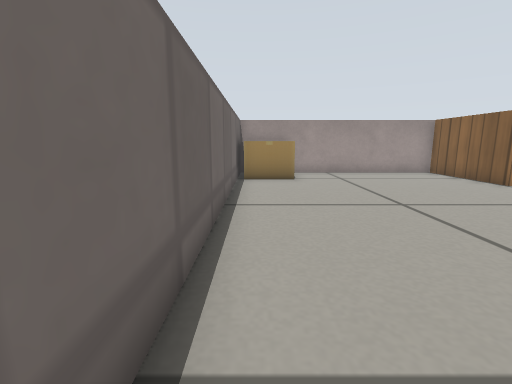
View 1 (above)

16 first-person views from a walk through a world built for the Gazebo simulator. The camera is 0.29 m above the floor, tilts 10° down and sees 85° across. The floor is counted in squares, 0.2 m on a side. Each view is taken from the middle of a square. On the plan, view 1 faces up. The plan holds only what a view shows up to about 14 squares ahead; the rest is blank. The place goes on beyond the plan. Gazebo's built-in surfaces are drawn with simple patterns. Some stock models are drawn as simple stand-ins.

View 2
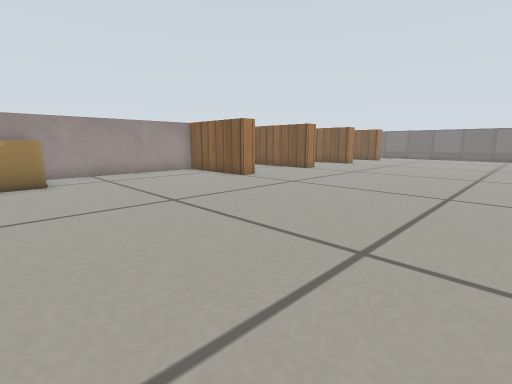

View 3
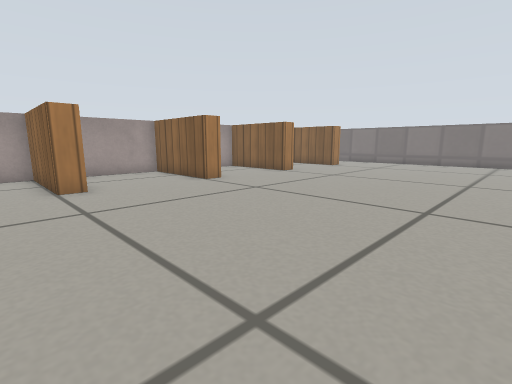

View 4
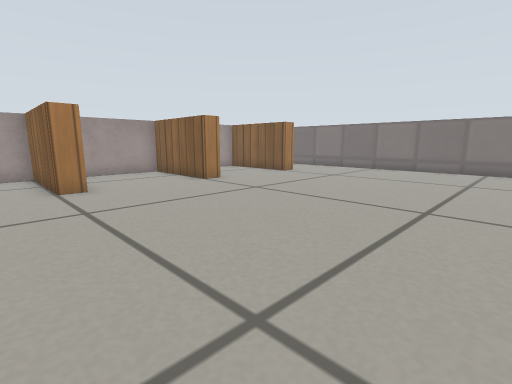

View 5
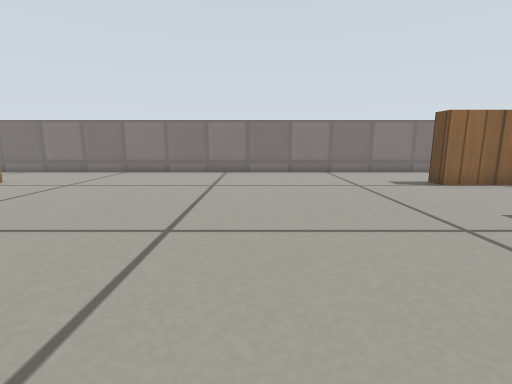

View 6
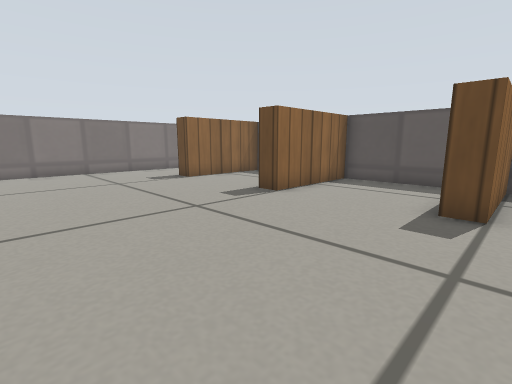

View 7
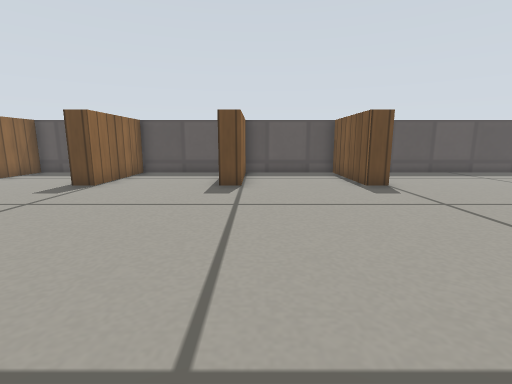

View 8
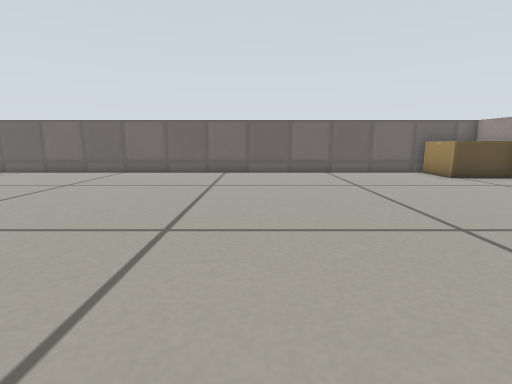

View 9
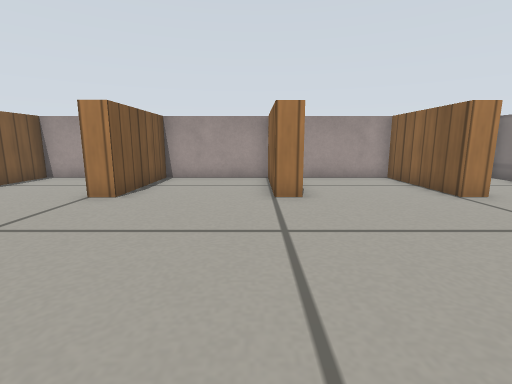

View 10
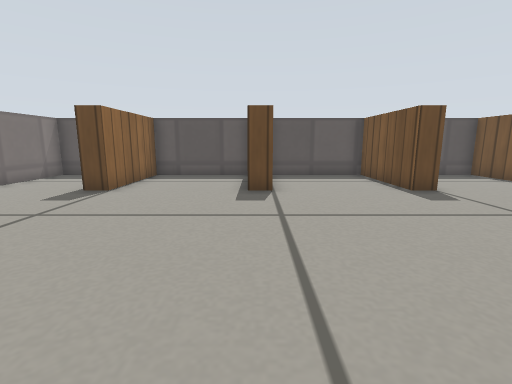

View 11
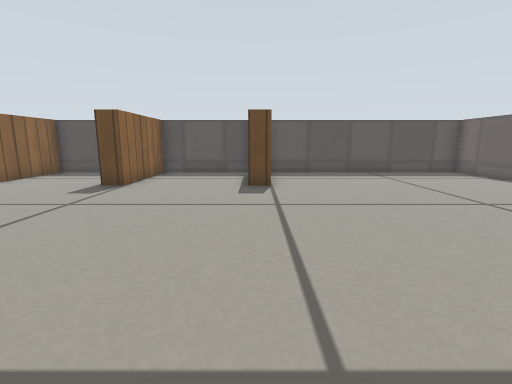

View 12
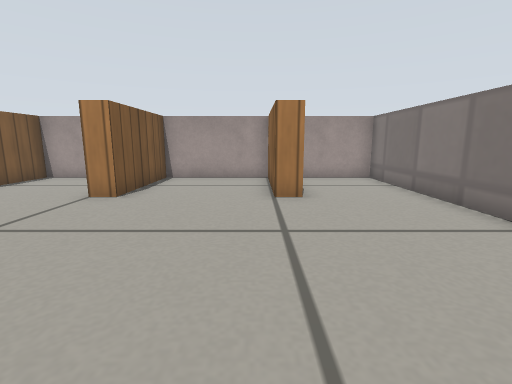

View 13
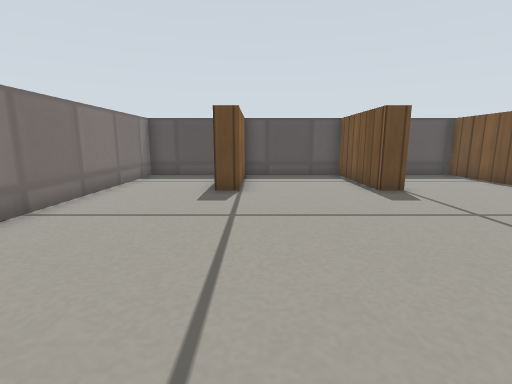

View 14
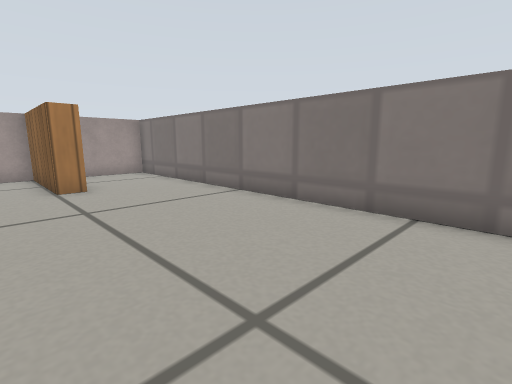

View 15
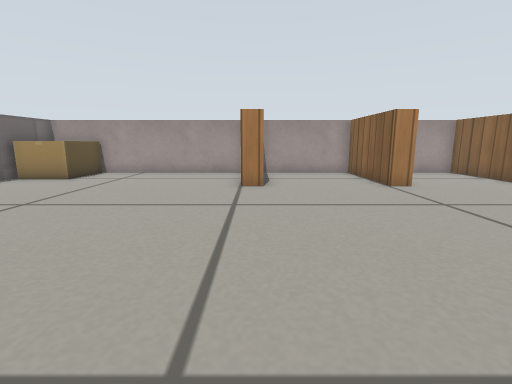

View 16
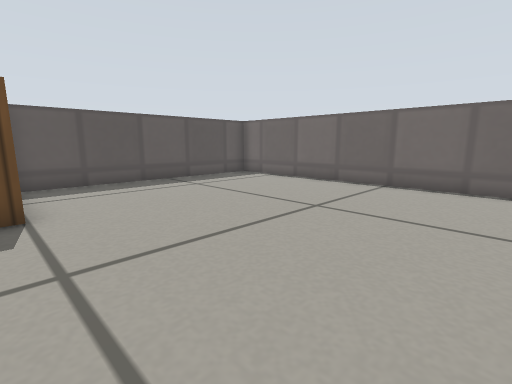

### Floor plan
Points are (right, up) in squares from view 1. A wall is a line through its corners. A room is listed if a view was taken in it or the views show most of it. See-through windows are left out.
Room 1 (views 1, 2, 3, 4, 5, 6, 7, 8, 9, 10, 11, 12, 13, 14, 15, 16)
walls: (9.4, 9.4) (8.5, 9.4) (8.5, 13.6) (-0.7, 13.6) (-0.7, -10.6) (8.4, -10.6); (8.4, -6.4) (9.2, -6.4) (9.2, -10.6) (13.5, -10.6) (13.5, -6.4) (14.2, -6.4) (14.2, -10.6) (18.5, -10.6) (18.5, -6.4) (19.2, -6.4) (19.2, -10.6) (23.5, -10.6) (23.5, -6.4) (24.2, -6.4); (24.4, 9.4) (23.5, 9.4) (23.5, 13.6) (19.2, 13.6) (19.2, 9.4) (18.5, 9.4) (18.5, 13.6) (14.2, 13.6) (14.2, 9.4) (13.5, 9.4) (13.5, 13.6) (9.2, 13.6) (9.2, 11.5); (24.8, -10.6) (27.8, -10.6) (27.8, 13.6) (24.9, 13.6)
objects: cardboard box (0, 11) to (1, 13)

Where each view was taken, in squares from view 1:
view 1: 0 up, 0 right, facing up
view 2: 0 up, 0 right, facing up-right
view 3: 0 up, 7 right, facing up-right
view 4: 0 up, 12 right, facing up-right
view 5: 0 up, 14 right, facing right
view 6: 0 up, 13 right, facing down-right
view 7: 3 up, 13 right, facing down
view 8: 3 up, 13 right, facing left
view 9: 2 up, 18 right, facing up
view 10: 2 up, 19 right, facing down
view 11: 3 up, 9 right, facing down
view 12: 2 up, 23 right, facing up
view 13: 2 up, 23 right, facing down
view 14: 0 up, 22 right, facing up-right
view 15: 0 up, 9 right, facing up
view 16: 0 up, 9 right, facing down-left
